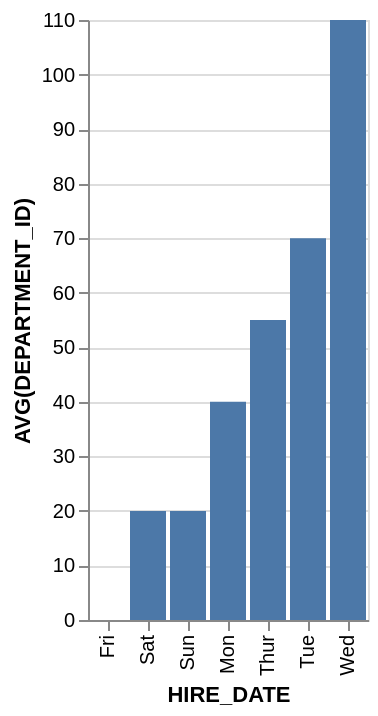

The specification (Vega-Lite) saved for this image:
### Vega-Lite specification from a JSON file in a GitHub repository (floating-point values rounded to 4 significant figures)
{"data": {"values": [{"x_data": "Fri", "y_data": 0}, {"x_data": "Sat", "y_data": 20}, {"x_data": "Sun", "y_data": 20}, {"x_data": "Mon", "y_data": 40}, {"x_data": "Thur", "y_data": 55}, {"x_data": "Tue", "y_data": 70}, {"x_data": "Wed", "y_data": 110}]}, "mark": "bar", "encoding": {"x": {"field": "x_data", "type": "nominal", "title": "HIRE_DATE", "sort": {"op": "sum", "field": "y_data", "order": "ascending"}}, "y": {"field": "y_data", "type": "quantitative", "title": "AVG(DEPARTMENT_ID)"}}}
